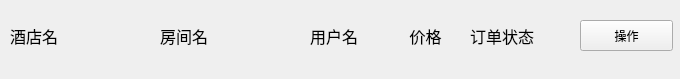
<?xml version="1.0" encoding="UTF-8"?>
<ui version="4.0">
 <class>Wgt_order</class>
 <widget class="QWidget" name="Wgt_order">
  <property name="geometry">
   <rect>
    <x>0</x>
    <y>0</y>
    <width>680</width>
    <height>79</height>
   </rect>
  </property>
  <property name="windowTitle">
   <string>Form</string>
  </property>
  <widget class="QLabel" name="name">
   <property name="geometry">
    <rect>
     <x>10</x>
     <y>20</y>
     <width>151</width>
     <height>31</height>
    </rect>
   </property>
   <property name="font">
    <font>
     <family>微软雅黑</family>
     <pointsize>12</pointsize>
    </font>
   </property>
   <property name="text">
    <string>酒店名</string>
   </property>
  </widget>
  <widget class="QLabel" name="room">
   <property name="geometry">
    <rect>
     <x>160</x>
     <y>20</y>
     <width>131</width>
     <height>31</height>
    </rect>
   </property>
   <property name="font">
    <font>
     <family>微软雅黑</family>
     <pointsize>12</pointsize>
    </font>
   </property>
   <property name="text">
    <string>房间名</string>
   </property>
  </widget>
  <widget class="QLabel" name="price">
   <property name="geometry">
    <rect>
     <x>390</x>
     <y>20</y>
     <width>71</width>
     <height>31</height>
    </rect>
   </property>
   <property name="font">
    <font>
     <family>微软雅黑</family>
     <pointsize>12</pointsize>
    </font>
   </property>
   <property name="text">
    <string>价格</string>
   </property>
   <property name="alignment">
    <set>Qt::AlignCenter</set>
   </property>
  </widget>
  <widget class="QPushButton" name="pBtn">
   <property name="geometry">
    <rect>
     <x>580</x>
     <y>20</y>
     <width>93</width>
     <height>31</height>
    </rect>
   </property>
   <property name="text">
    <string>操作</string>
   </property>
  </widget>
  <widget class="QLabel" name="status">
   <property name="geometry">
    <rect>
     <x>470</x>
     <y>20</y>
     <width>101</width>
     <height>31</height>
    </rect>
   </property>
   <property name="font">
    <font>
     <family>微软雅黑</family>
     <pointsize>12</pointsize>
    </font>
   </property>
   <property name="text">
    <string>订单状态</string>
   </property>
  </widget>
  <widget class="QLabel" name="username">
   <property name="geometry">
    <rect>
     <x>310</x>
     <y>20</y>
     <width>72</width>
     <height>31</height>
    </rect>
   </property>
   <property name="font">
    <font>
     <family>微软雅黑</family>
     <pointsize>12</pointsize>
    </font>
   </property>
   <property name="text">
    <string>用户名</string>
   </property>
  </widget>
 </widget>
 <resources/>
 <connections/>
</ui>
